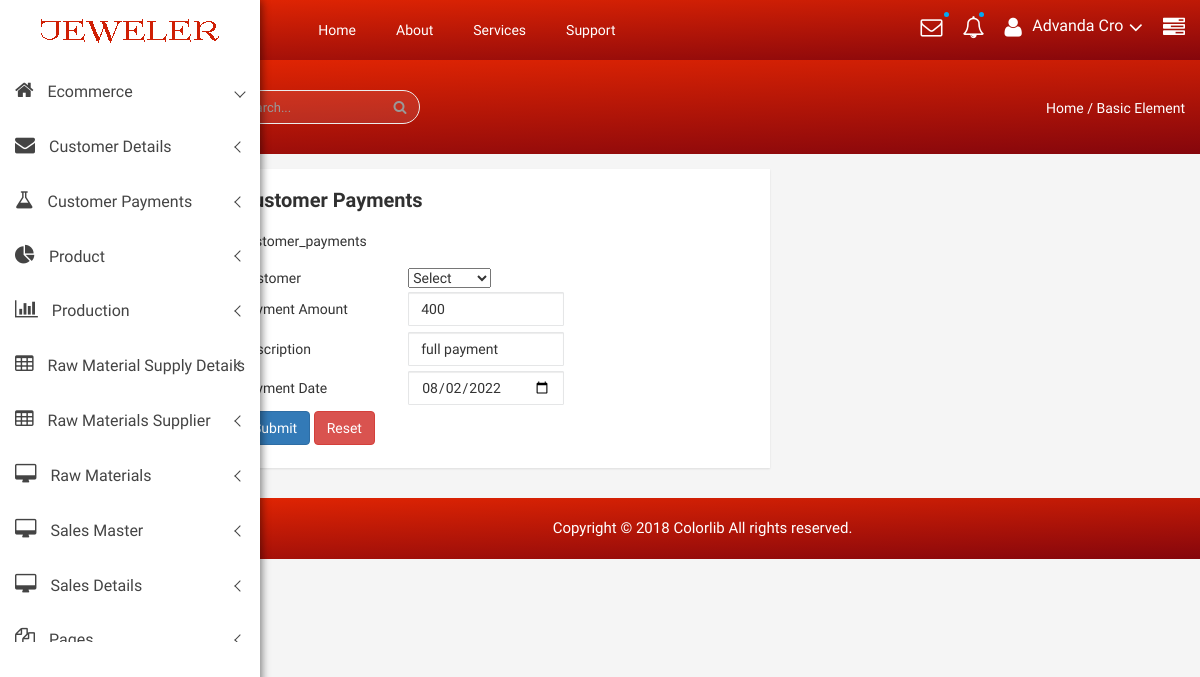
The app's page /code/customer_payments_edit.php?c_id=1 with its own data.
### tables this page shows
CREATE TABLE `customer_payments` (
  `customer_payment_id` int(90) NOT NULL,
  `customer_id` varchar(100) NOT NULL,
  `payment_amount` int(110) NOT NULL,
  `description` varchar(250) NOT NULL,
  `payment_date` date NOT NULL
);

### code/customer_payments_edit.php (the view, shortened to what this page needs)
<!doctype html>
<html class="no-js" lang="en">
<head>
<?php include('meta_tag.php'); ?>
  <?php include('sidebar.php'); ?>
</head>
<body>
            <div class="breadcome-area">
                <div class="container-fluid">
                    <div class="row">
                        <div class="col-lg-12 col-md-12 col-sm-12 col-xs-12">
                            <div class="breadcome-list single-page-breadcome">
                                <div class="row">
                                    <div class="col-lg-6 col-md-6 col-sm-6 col-xs-6">
                                        <div class="breadcome-heading">
                                            <form role="search" class="">
                                                <input type="text" placeholder="Search..." class="form-control">
                                                <a href=""><i class="fa fa-search"></i></a>
                                            </form>
                                        </div>
                                    </div>
                                    <div class="col-lg-6 col-md-6 col-sm-6 col-xs-6">
                                        <ul class="breadcome-menu">
                                            <li><a href="#">Home</a> <span class="bread-slash">/</span>
                                            </li>
                                            <li><span class="bread-blod">Basic Element</span>
                                            </li>
                                        </ul>
                                    </div>
                                </div>
                            </div>
                        </div>
                    </div>
                </div>
            </div>
        <div class="basic-form-area mg-tb-15">
            <div class="container-fluid">
                <div class="row">
                    <div class="col-lg-7 col-md-7 col-sm-7 col-xs-12">
                        <div class="sparkline8-list mt-b-30">
                            <div class="sparkline8-hd">
                                <div class="main-sparkline8-hd">
                                    <h1>Customer Payments</h1>
                                </div>
                            </div>
                                    <div class="row">
                                        <div class="col-lg-6 col-md-6 col-sm-6 col-xs-12">
                                            <div class="basic-login-inner">
<?php
$c_id=$_REQUEST['c_id'];
$sql="select * from customer_payments where customer_payment_id='$c_id'";
$res=mysql_query($sql);
$row=mysql_fetch_array($res);
?>
<form name="formID" ID="formID" method="post" action="customer_payments_update.php">
  <p>customer_payments</p>
  <table width="324" height="182" border="0">
    <tr>
      <td width="162">Customer</td>
      <td width="146"><select name="cid" id="cid">
	 <option value="">Select</option>
 </select></td>
    </tr>
    <tr>
      <td>Payment Amount</td>
      <td><input name="pa" type="text" id="pa" value="<?php echo $row['payment_amount'];?>" class="form-control validate[required,custom[onlyNumber]]"></td>
    </tr>
    <tr>
      <td>Description</td>
      <td><input name="cpd" type="text" id="cpd" value="<?php echo $row['description'];?>" class="form-control validate[required]"></td>
    </tr>
    <tr>
      <td>Payment Date</td>
      <td><input name="pd" type="date" id="pd" value="<?php echo $row['payment_date'];?>" class="form-control validate[required,custom[date]]"></td>
    </tr>
    <tr>
      <td colspan="2"><input type="submit" name="Submit" value="Submit" class="btn btn-primary">
      <input type="reset" name="Reset" value="Reset" class="btn btn-danger"></td>
    </tr>
  </table>
  </form>
 </div>
                                        </div>
                                    </div>
                                </div>
                            </div>
                        </div>
</div>
        <?php include('footer.php'); ?>
		<?php include('val.php');?>

### code/css/main.css (style rules this page uses)
html { color: #222; font-size: 1em; line-height: 1.4; }

### code/style.css (style rules this page uses)
html, body { height: 100%; font-family: 'Play', sans-serif;font-weight:400;background:#f5f5f5; }
p { margin:0 0 15px; }
h1, h2, h3, h4, h5, h6 { margin: 0 0 10px; font-weight:700; }
ul { list-style: outside none none; margin: 0; padding: 0 }
.mg-tb-15 { margin:15px 0px; }
.mt-b-30 { margin-bottom:30px; }
.breadcome-list { padding-top:30px; padding-bottom:100px; }
.breadcome-heading .form-control, .breadcome-heading .form-control:focus { border: 1px solid #ececec; font-size: 13px; height: 34px; color: #303030; padding-left: 20px; padding-right: 40px; background: rgba(255, 255, 255, 0.1); box-shadow: none; border-radius: 30px; width: 200px; }
.form-control { background-color: #FFFFFF; background-image: none; border: 1px solid #e5e6e7; border-radius: 1px; color: inherit; display: block; padding: 6px 12px; transition: border-color 0.15s ease-in-out 0s, box-shadow 0.15s ease-in-out 0s; width: 100%; }
.breadcome-heading a { position: absolute; top: 0px; left: 178px; display: block; height: 34px; line-height: 34px; width: 34px; text-align: center; color: #999; }
ul.breadcome-menu { padding-top: 8px; }
ul.breadcome-menu { text-align: right; }
ul.breadcome-menu li { font-size: 14px; display: inline-block; color:#fff; }
ul.breadcome-menu li a { color:#fff; }
.product-sales-chart, .analytics-info-cs, .tranffic-als-inner, .analytics-rounded, .single-new-trend, .personal-info-wrap, .author-widgets-single, .calender-inner, .product-status-wrap, .review-tab-pro-inner, .income-dashone-total, .analytics-adminpro-wrap, .analytics-sparkle-line, .analysis-progrebar, .sparkline8-list, .sparkline9-list, .sparkline7-list, .sparkline10-list, .sparkline12-list, .sparkline13-list, .sparkline14-list, .sparkline13-list, .sparkline11-list, .x-editable-list, .code-editor-single, .blog-details-inner, .charts-single-pro, .about-sparkline, .sparkline-list, .button-ad-wrap, .tab-content-details, .sparkline16-list, .sparkline15-list, .tinymce-single { padding:20px; background:#fff; -webkit-box-shadow: 0px 1px 2px 0px rgba(0, 0, 0, 0.1); box-shadow: 0px 1px 2px 0px rgba(0, 0, 0, 0.1); }
.breadcome-list.single-page-breadcome { padding-top: 30px; padding-bottom: 30px; }
.main-sparkline8-hd h1, .main-sparkline9-hd h1, .main-spark7-hd h1, .main-sparkline10-hd h1, .main-sparkline11-hd h1, .main-sparkline12-hd h1, .main-sparkline13-hd h1, .main-sparkline14-hd h1 { font-size:20px; color:#303030; }

### records on screen
customer_payments: pa "400", cpd "full payment", pd "08/02/2022"
